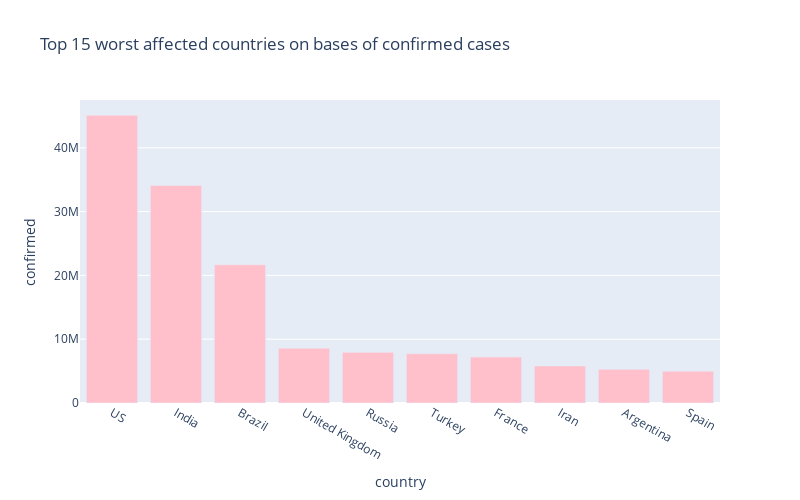

Notebook cell for this chart:
### Markdown cell above
# Bar graph of 15 Worst hit countries

### Code cell
px.bar(
    sorted_country_df.head(10),
    x = "country",
    y = "confirmed",
    title= "Top 15 worst affected countries on bases of confirmed cases", # the axis names
    color_discrete_sequence=["pink"], 
    height=500,
    width=800 )

### Figure 1 — Plotly figure (JSON) as saved in the notebook; plotly's stock layout.template omitted (floating-point values rounded to 4 significant figures)
{"data": [{"alignmentgroup": "True", "hovertemplate": "country=%{x}<br>confirmed=%{y}<extra></extra>", "legendgroup": "", "marker": {"color": "pink", "pattern": {"shape": ""}}, "name": "", "offsetgroup": "", "orientation": "v", "showlegend": false, "textposition": "auto", "type": "bar", "x": ["US", "India", "Brazil", "United Kingdom", "Russia", "Turkey", "France", "Iran", "Argentina", "Spain"], "xaxis": "x", "y": [45115073, 34094373, 21665912, 8581081, 7936798, 7714349, 7196754, 5809967, 5273463, 4990767], "yaxis": "y"}], "layout": {"barmode": "relative", "height": 500, "legend": {"tracegroupgap": 0}, "title": {"text": "Top 15 worst affected countries on bases of confirmed cases"}, "width": 800, "xaxis": {"anchor": "y", "domain": [0, 1], "title": {"text": "country"}}, "yaxis": {"anchor": "x", "domain": [0, 1], "title": {"text": "confirmed"}}}}
